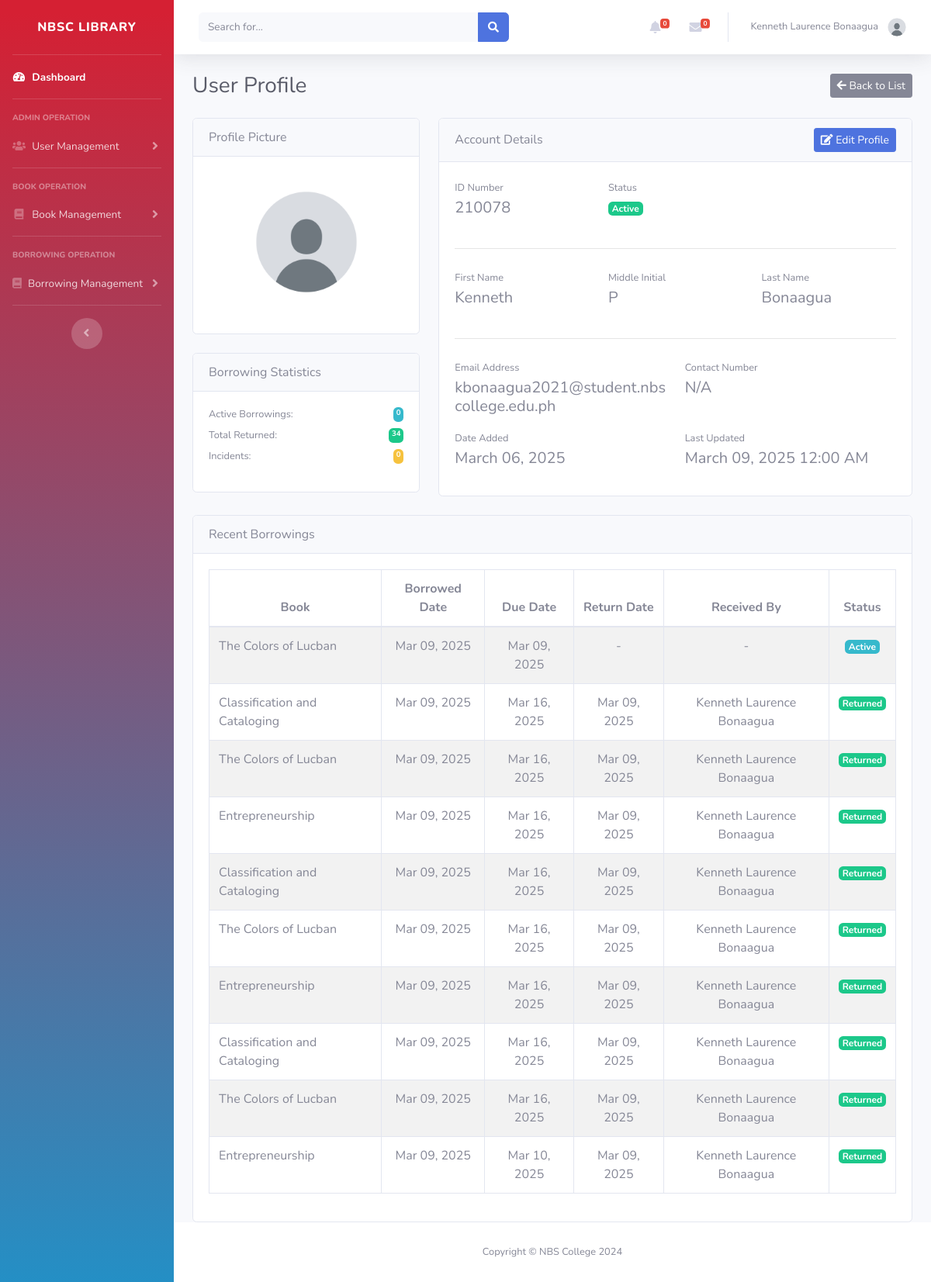
The page /Admin/view_user.php?id=1 (signed in) on the database its author committed.
### tables this page shows
CREATE TABLE `users` (
  `id` int(11) NOT NULL,
  `school_id` int(11) DEFAULT NULL,
  `firstname` varchar(100) DEFAULT NULL,
  `middle_init` varchar(100) DEFAULT NULL,
  `lastname` varchar(100) DEFAULT NULL,
  `email` varchar(100) DEFAULT NULL,
  `password` varchar(100) DEFAULT NULL,
  `contact_no` varchar(100) DEFAULT NULL,
  `borrowed_books` int(225) NOT NULL DEFAULT 0,
  `returned_books` int(225) NOT NULL DEFAULT 0,
  `damaged_books` int(225) NOT NULL DEFAULT 0,
  `lost_books` int(225) NOT NULL DEFAULT 0,
  `user_image` varchar(100) DEFAULT NULL,
  `usertype` varchar(100) DEFAULT NULL,
  `address` varchar(100) DEFAULT NULL,
  `id_type` varchar(100) DEFAULT NULL,
  `id_image` varchar(100) DEFAULT NULL,
  `date_added` date DEFAULT NULL,
  `status` varchar(100) DEFAULT NULL,
  `last_update` date DEFAULT NULL
);

CREATE TABLE `borrowings` (
  `id` int(225) NOT NULL,
  `user_id` int(225) DEFAULT NULL,
  `book_id` int(225) DEFAULT NULL,
  `status` varchar(100) DEFAULT NULL,
  `issue_date` date DEFAULT NULL,
  `issued_by` int(11) DEFAULT NULL,
  `due_date` date DEFAULT NULL,
  `return_date` date DEFAULT NULL,
  `recieved_by` int(11) DEFAULT NULL,
  `report_date` date DEFAULT NULL,
  `replacement_date` date DEFAULT NULL,
  `reminder_sent` tinyint(4) DEFAULT NULL
);

CREATE TABLE `books` (
  `id` int(11) NOT NULL,
  `accession` int(11) NOT NULL,
  `title` varchar(100) DEFAULT NULL,
  `preferred_title` varchar(100) DEFAULT NULL,
  `parallel_title` varchar(100) DEFAULT NULL,
  `subject_category` varchar(100) DEFAULT NULL,
  `subject_detail` varchar(9999) DEFAULT NULL,
  `summary` varchar(1000) DEFAULT NULL,
  `contents` varchar(1000) DEFAULT NULL,
  `front_image` varchar(100) DEFAULT NULL,
  `back_image` varchar(100) DEFAULT NULL,
  `dimension` varchar(100) DEFAULT NULL,
  `series` varchar(100) DEFAULT NULL,
  `volume` varchar(100) DEFAULT NULL,
  `edition` varchar(100) DEFAULT NULL,
  `copy_number` int(225) DEFAULT NULL,
  `total_pages` varchar(100) DEFAULT NULL,
  `supplementary_contents` varchar(100) DEFAULT NULL,
  `ISBN` varchar(100) DEFAULT NULL,
  `content_type` varchar(100) DEFAULT NULL,
  `media_type` varchar(100) DEFAULT NULL,
  `carrier_type` varchar(100) DEFAULT NULL,
  `call_number` varchar(100) DEFAULT NULL,
  `URL` varchar(225) DEFAULT NULL,
  `language` varchar(100) DEFAULT NULL,
  `shelf_location` varchar(100) DEFAULT NULL,
  `entered_by` int(225) DEFAULT NULL,
  `date_added` date DEFAULT NULL,
  `status` varchar(100) DEFAULT NULL,
  `updated_by` int(11) DEFAULT NULL,
  `last_update` date DEFAULT NULL
);

### Admin/inc/functions.php (called while the page is built, shortened)
<?php
function getProfileImagePath($imagePath) {
    $imagePath = str_replace('..', '', $imagePath);
    if (strpos($imagePath, '/Images/') === 0) {
        return '../' . ltrim($imagePath, '/');
    }
    return '../Images/Profile/default-avatar.jpg';
}
function displayProfileImage($imagePath) {
    $path = getProfileImagePath($imagePath);
    return $path;
}
?>

### Admin/inc/status_helper.php (called while the page is built, shortened)
<?php
function getStatusDisplay($status) {
    switch ($status) {
        case 1:
            return ['badge-success', 'Active'];
    }
}
?>

### Admin/view_user.php (the view, shortened to what this page needs)
<?php
include '../admin/inc/header.php';
include '../db.php';
include 'inc/status_helper.php';
require 'inc/functions.php';
$user_id = isset($_GET['id']) ? intval($_GET['id']) : 0;
$stmt = $conn->prepare("
    SELECT u.*,
    COUNT(CASE WHEN b.status = 'borrowed' THEN 1 END) as active_borrowings,
    COUNT(CASE WHEN b.status = 'returned' THEN 1 END) as total_returned,
    COUNT(CASE WHEN b.status IN ('damaged', 'lost') THEN 1 END) as incidents
    FROM users u
    LEFT JOIN borrowings b ON u.id = b.user_id
    WHERE u.id = ?
    GROUP BY u.id
");
$stmt->bind_param("i", $user_id);
$stmt->execute();
$result = $stmt->get_result();
$user = $result->fetch_assoc();
list($status_class, $status_text) = getStatusDisplay($user['status']);
$userImage = displayProfileImage($user['user_image']);
?>
<div id="content">
    <div class="container-fluid">
        <div class="d-flex justify-content-between align-items-center mb-4">
            <h1 class="h3 mb-0 text-gray-800">User Profile</h1>
            <a href="users_list.php" class="btn btn-secondary btn-sm">
                <i class="fas fa-arrow-left"></i> Back to List
            </a>
        </div>
        <div class="row">
            <div class="col-xl-4">
                <div class="card mb-4 mb-xl-0">
                    <div class="card-header">Profile Picture</div>
                    <div class="card-body text-center">
                        <img class="img-account-profile rounded-circle mb-2"
                             src="<?= htmlspecialchars($userImage) ?>"
                             alt="User profile picture"
                             style="width: 180px; height: 180px; object-fit: cover;">
                    </div>
                </div>
                <div class="card mt-4">
                    <div class="card-header">Borrowing Statistics</div>
                    <div class="card-body">
                        <div class="small mb-3">
                            <div class="d-flex justify-content-between mb-2">
                                <span>Active Borrowings:</span>
                                <span class="badge badge-info"><?= $user['active_borrowings'] ?></span>
                            </div>
                            <div class="d-flex justify-content-between mb-2">
                                <span>Total Returned:</span>
                                <span class="badge badge-success"><?= $user['total_returned'] ?></span>
                            </div>
                            <div class="d-flex justify-content-between">
                                <span>Incidents:</span>
                                <span class="badge badge-warning"><?= $user['incidents'] ?></span>
                            </div>
                        </div>
                    </div>
                </div>
            </div>
            <div class="col-xl-8">
                <div class="card mb-4">
                    <div class="card-header d-flex justify-content-between align-items-center">
                        <div>Account Details</div>
                        <a href="edit_user.php?id=<?= $user_id ?>" class="btn btn-primary btn-sm">
                            <i class="fas fa-edit"></i> Edit Profile
                        </a>
                    </div>
                    <div class="card-body">
                        <div class="row">
                            <div class="col-sm-4 mb-3">
                                <label class="small text-muted mb-1">ID Number</label>
                                <div class="h5 mb-0"><?= htmlspecialchars($user['school_id']) ?></div>
                            </div>
                            <div class="col-sm-4 mb-3">
                                <label class="small text-muted mb-1">Status</label>
                                <div><span class="badge <?= $status_class ?>"><?= $status_text ?></span></div>
                            </div>
                        </div>
                        <hr class="my-4">
                        <div class="row">
                            <div class="col-sm-4 mb-3">
                                <label class="small text-muted mb-1">First Name</label>
                                <div class="h5 mb-0"><?= htmlspecialchars($user['firstname']) ?></div>
                            </div>
                            <div class="col-sm-4 mb-3">
                                <label class="small text-muted mb-1">Middle Initial</label>
                                <div class="h5 mb-0"><?= htmlspecialchars($user['middle_init'] ?? 'N/A') ?></div>
                            </div>
                            <div class="col-sm-4 mb-3">
                                <label class="small text-muted mb-1">Last Name</label>
                                <div class="h5 mb-0"><?= htmlspecialchars($user['lastname']) ?></div>
                            </div>
                        </div>
                        <hr class="my-4">
                        <div class="row">
                            <div class="col-sm-6 mb-3">
                                <label class="small text-muted mb-1">Email Address</label>
                                <div class="h5 mb-0"><?= htmlspecialchars($user['email']) ?></div>
                            </div>
                            <div class="col-sm-6 mb-3">
                                <label class="small text-muted mb-1">Contact Number</label>
                                <div class="h5 mb-0"><?= htmlspecialchars($user['contact_number'] ?? 'N/A') ?></div>
                            </div>
                        </div>
                        <div class="row">
                            <div class="col-sm-6 mb-3">
                                <label class="small text-muted mb-1">Date Added</label>
                                <div class="h5 mb-0"><?= date('F d, Y', strtotime($user['date_added'])) ?></div>
                            </div>
                            <?php if ($user['last_update']): ?>
                            <div class="col-sm-6 mb-3">
                                <label class="small text-muted mb-1">Last Updated</label>
                                <div class="h5 mb-0"><?= date('F d, Y g:i A', strtotime($user['last_update'])) ?></div>
                            </div>
                            <?php endif; ?>
                        </div>
                    </div>
                </div>
            </div>
        </div>
        <div class="card">
            <div class="card-header">Recent Borrowings</div>
            <div class="card-body">
                <div class="table-responsive">
                    <table class="table table-bordered table-striped">
                        <thead>
                            <tr>
                                <th class="text-center">Book</th>
                                <th class="text-center">Borrowed Date</th>
                                <th class="text-center">Due Date</th>
                                <th class="text-center">Return Date</th>
                                <th class="text-center">Received By</th>
                                <th class="text-center">Status</th>
                            </tr>
                        </thead>
                        <tbody>
                            <?php
                            $borrowings = $conn->prepare("
                                SELECT b.*, bk.title as book_title,
                                       CONCAT(a.firstname, ' ', a.lastname) as recieved_by_name
                                FROM borrowings b
                                JOIN books bk ON b.book_id = bk.id
                                LEFT JOIN admins a ON b.recieved_by = a.id
                                WHERE b.user_id = ?
                                ORDER BY b.issue_date DESC
                                LIMIT 10
                            ");
                            $borrowings->bind_param("i", $user_id);
                            $borrowings->execute();
                            $result = $borrowings->get_result();
                            while ($row = $result->fetch_assoc()) {
                                echo "<tr>";
                                echo "<td>" . htmlspecialchars($row['book_title']) . "</td>";
                                echo "<td class='text-center'>" . date('M d, Y', strtotime($row['issue_date'])) . "</td>";
                                echo "<td class='text-center'>" . date('M d, Y', strtotime($row['due_date'])) . "</td>";
                                echo "<td class='text-center'>" . ($row['return_date'] ? date('M d, Y', strtotime($row['return_date'])) : '-') . "</td>";
                                echo "<td class='text-center'>" . ($row['recieved_by_name'] ? htmlspecialchars($row['recieved_by_name']) : '-') . "</td>";
                                echo "<td class='text-center'><span class='badge badge-" .
                                    ($row['status'] == 'Returned' ? 'success' :
                                    ($row['status'] == 'Damaged' ? 'warning' :
                                    ($row['status'] == 'Lost' ? 'danger' : 'info'))) .
                                    "'>" . ucfirst($row['status']) . "</span></td>";
                                echo "</tr>";
                            }
                            ?>
                        </tbody>
                    </table>
                </div>
            </div>
        </div>
    </div>
</div>
<?php include '../Admin/inc/footer.php'; ?>

### rows shown on the page
users: user_image (placeholder picture), school "210078", firstname "Kenneth", middle_init "P", lastname "Bonaagua", email "kbonaagua2021@student.nbscollege.edu.ph", date_added "March 06, 2025", last_update "March 09, 2025 12:00 AM"
borrowings: book.title "The Colors of Lucban", issue_date "Mar 09, 2025", due_date "Mar 09, 2025", status "Active"
borrowings: book.title "Classification and Cataloging", issue_date "Mar 09, 2025", due_date "Mar 16, 2025", return_date "Mar 09, 2025", recieved_by_name "Kenneth Laurence Bonaagua", status "Returned"
borrowings: book.title "The Colors of Lucban", issue_date "Mar 09, 2025", due_date "Mar 16, 2025", return_date "Mar 09, 2025", recieved_by_name "Kenneth Laurence Bonaagua", status "Returned"
borrowings: book.title "Entrepreneurship", issue_date "Mar 09, 2025", due_date "Mar 16, 2025", return_date "Mar 09, 2025", recieved_by_name "Kenneth Laurence Bonaagua", status "Returned"
borrowings: book.title "Classification and Cataloging", issue_date "Mar 09, 2025", due_date "Mar 16, 2025", return_date "Mar 09, 2025", recieved_by_name "Kenneth Laurence Bonaagua", status "Returned"
borrowings: book.title "The Colors of Lucban", issue_date "Mar 09, 2025", due_date "Mar 16, 2025", return_date "Mar 09, 2025", recieved_by_name "Kenneth Laurence Bonaagua", status "Returned"
borrowings: book.title "Entrepreneurship", issue_date "Mar 09, 2025", due_date "Mar 16, 2025", return_date "Mar 09, 2025", recieved_by_name "Kenneth Laurence Bonaagua", status "Returned"
borrowings: book.title "Classification and Cataloging", issue_date "Mar 09, 2025", due_date "Mar 16, 2025", return_date "Mar 09, 2025", recieved_by_name "Kenneth Laurence Bonaagua", status "Returned"
borrowings: book.title "The Colors of Lucban", issue_date "Mar 09, 2025", due_date "Mar 16, 2025", return_date "Mar 09, 2025", recieved_by_name "Kenneth Laurence Bonaagua", status "Returned"
borrowings: book.title "Entrepreneurship", issue_date "Mar 09, 2025", due_date "Mar 10, 2025", return_date "Mar 09, 2025", recieved_by_name "Kenneth Laurence Bonaagua", status "Returned"

### other values the page prints
$_SESSION['admin_firstname'] "Kenneth Laurence"
$_SESSION['admin_lastname'] "Bonaagua"
$user['active_borrowings'] "0"
$user['total_returned'] "34"
$user['incidents'] "0"
$status_text "Active"
$user['contact_number'] "N/A"
